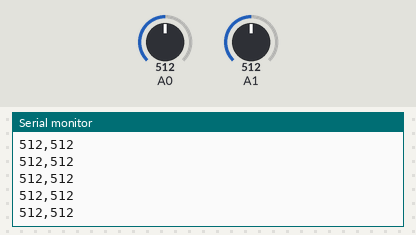
Simulated run of this sketch. Board: Arduino Uno, built with avr-gcc and run on an emulated ATmega328P. Shown: the last lines printed to the serial monitor. The inputs (shaded band) are chosen by the test bench; at power-on: A0 = 512, A1 = 512.

Above: at 1.2 s.
1.3 s: A0 set to 716
At 1.33 s:
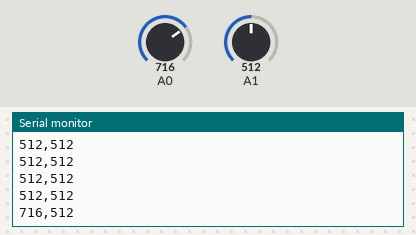
4.3 s: A1 set to 716
At 4.31 s:
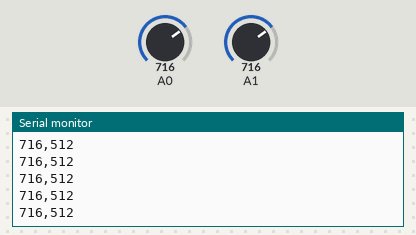
5.8 s: A0 set to 900
At 5.83 s:
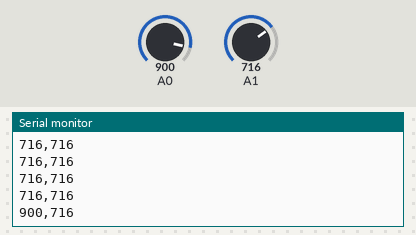
7.3 s: A1 set to 900
At 7.3 s:
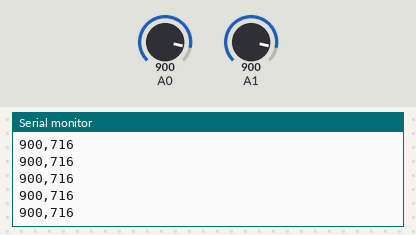
Timing chart, 0 to 9.8 s (numbered marks = the images above; inputs shaded):
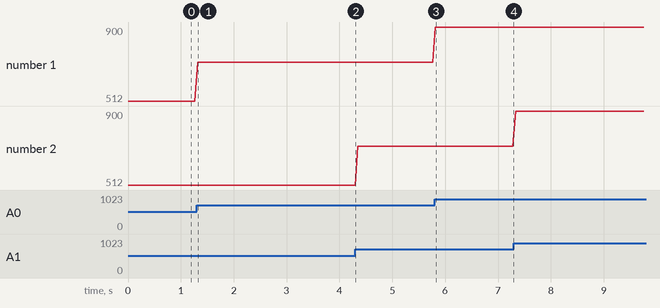

Measured:
- after the input at 1.3 s, the serial monitor: prints a new line at once (image 1)
- after the input at 5.8 s, the serial monitor: prints a new line at once (image 3)
- plotted number 1: 512 → 716 after the input at 1.3 s, 716 → 900 after the input at 5.8 s

The sketch:

arduino.ino
```cpp
void setup() {
  Serial.begin(9600);
}

void loop() {
  //if (Serial.available() > 0){
  int player01 = analogRead(A0);
  int player02 = analogRead(A1);
  //int mappedPot = map(potentiometer, 0, 1023, 0, 255);
  Serial.print(player01);
  Serial.print(",");
  Serial.println(player02);
  delay(50);
  }
//}
```
